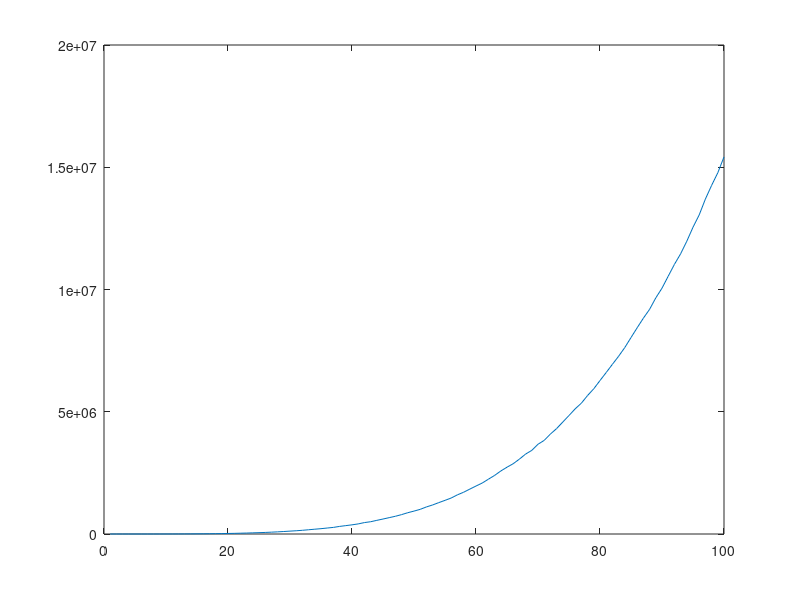

Here is the MATLAB script that generated this plot:
y = [0
0
2
14
57
119
243
461
746
1224
1761
2486
3772
4926
6724
8550
10962
14286
17500
22292
26535
33044
39288
47458
55258
64155
75410
87728
102039
117910
133037
151442
173813
196468
218153
244376
270186
310771
342737
374849
413043
467216
501722
558068
612363
669092
725340
793362
871222
936903
1008599
1106856
1187928
1283869
1376156
1471767
1601538
1707801
1836285
1961898
2083698
2241445
2395851
2577333
2732069
2875139
3062323
3269000
3420652
3670723
3829159
4087744
4311474
4579885
4846801
5119916
5352567
5666167
5941456
6276962
6605117
6940124
7269169
7627240
8034340
8437291
8828855
9189898
9658052
10054234
10543343
11026627
11458985
11974796
12546607
13051307
13700504
14257980
14775022
15422133
];

x = [1
2
3
4
5
6
7
8
9
10
11
12
13
14
15
16
17
18
19
20
21
22
23
24
25
26
27
28
29
30
31
32
33
34
35
36
37
38
39
40
41
42
43
44
45
46
47
48
49
50
51
52
53
54
55
56
57
58
59
60
61
62
63
64
65
66
67
68
69
70
71
72
73
74
75
76
77
78
79
80
81
82
83
84
85
86
87
88
89
90
91
92
93
94
95
96
97
98
99
100
];plot(x,y)